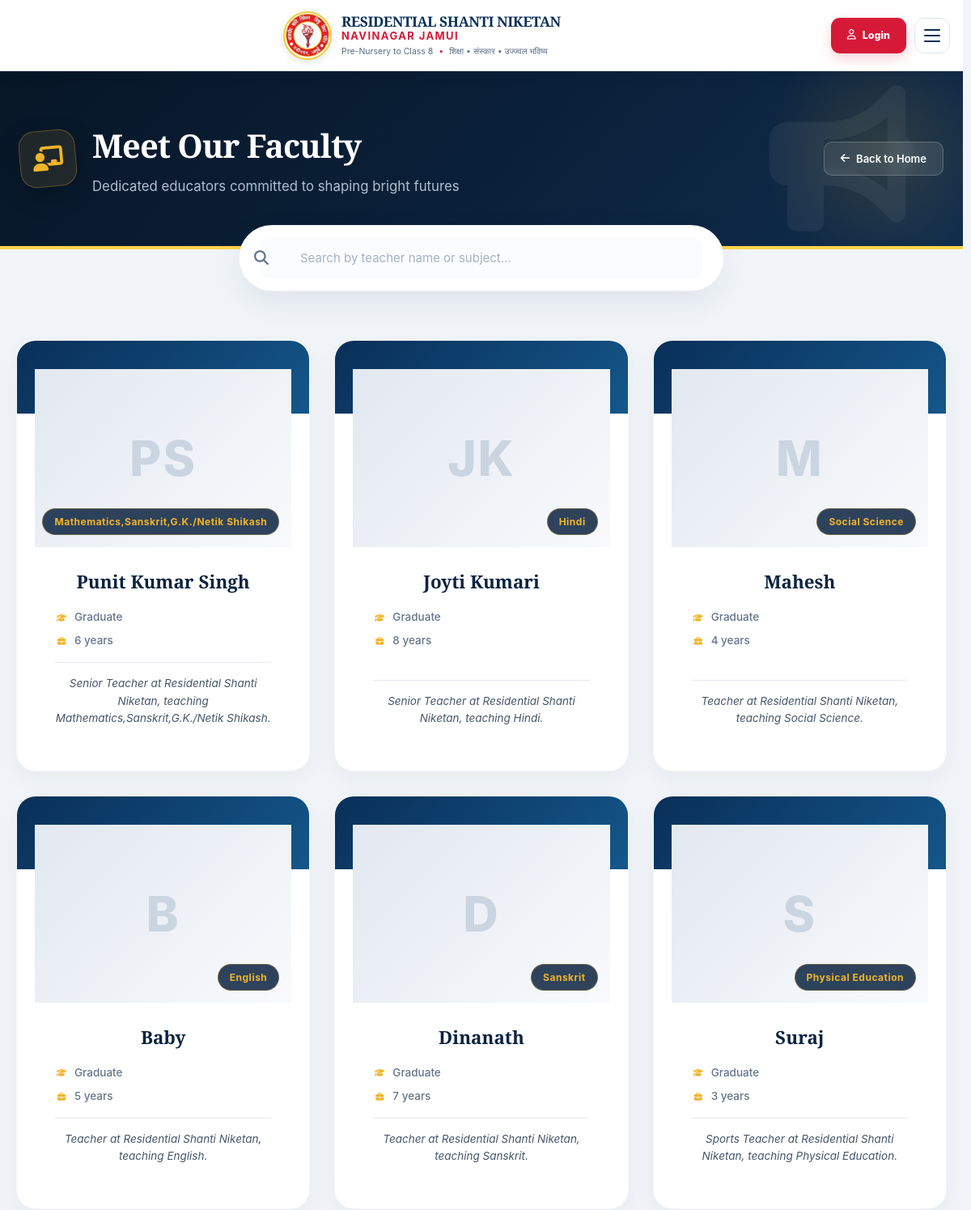
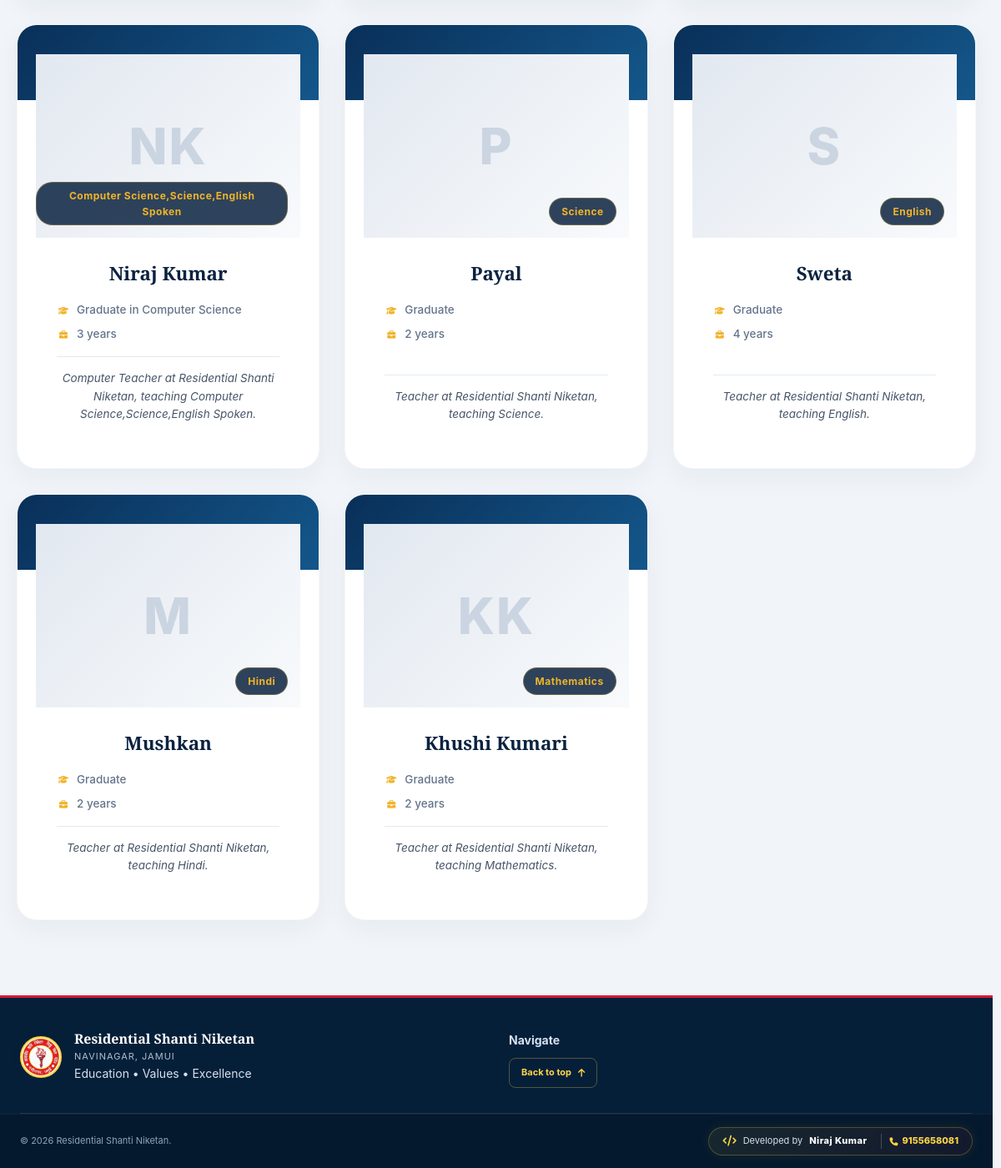
Screenshot of /faculty with the database file from the repository (2 pictures, top to bottom).
### tables this page shows
CREATE TABLE faculty (
            id INTEGER PRIMARY KEY AUTOINCREMENT, user_id INTEGER, name TEXT NOT NULL,
            subject TEXT NOT NULL, qualification TEXT, experience TEXT,
            photo_url TEXT, bio TEXT, display_order INTEGER DEFAULT 0,
            created_at TEXT NOT NULL DEFAULT CURRENT_TIMESTAMP);

### app.py (the view)
@app.route('/faculty')
def faculty_page():
    faculty_list = get_combined_faculty()
    return render_template('faculty.html', faculty=faculty_list)

### app.py (called while the page is built, shortened)
def get_db():
    if 'db' not in g:
        g.db = sqlite3.connect(DB_PATH, timeout=15)
        g.db.row_factory = sqlite3.Row
        g.db.execute('PRAGMA foreign_keys = ON')
        g.db.execute('PRAGMA busy_timeout = 15000')
    return g.db

def get_combined_faculty():
    db = get_db()
    teachers = db.execute(
        "SELECT id, name, subject, qualification, experience, photo_url FROM users "
        "WHERE role='teacher' AND is_active = 1"
    ).fetchall()
    for t in teachers:
        existing = db.execute(
            'SELECT id FROM faculty WHERE user_id = ?', (t['id'],)
        ).fetchone()
        if existing:
            continue
    db.commit()
    rows = db.execute(
        'SELECT id, user_id, name, subject, qualification, experience, '
        'photo_url, bio, display_order FROM faculty ORDER BY display_order, id'
    ).fetchall()
    return [dict(r) for r in rows]

@app.context_processor
def inject_admin_sidebar_counts():
    if not session.get('user_id') or session.get('user_role') not in ('admin', 'administrator'):
        return {}

@app.context_processor
def inject_exam_pending_counts():
    default = {
        'pending_exam_submissions': 0,
        'pending_exam_marks': 0,
        'total_question_papers': 0,
        'my_question_papers': 0,
    }
    if not session.get('user_id'):
        return default

@app.before_request
def sync_session_user_info():
    if session.get('user_id'):
        user = get_db().execute(
            'SELECT id, photo_url, name, role, is_active FROM users WHERE id = ?',
            (session['user_id'],)
        ).fetchone()
        if not user or not user['is_active']:
            session.clear()
            return None
        session['photo_url'] = user['photo_url']
        session['user_name'] = user['name']
        session['user_role'] = user['role']

@app.before_request
def basic_csrf_origin_guard():
    if request.method not in {'POST', 'PUT', 'PATCH', 'DELETE'}:
        return None

### templates/faculty.html (shortened to what this page needs)
<!DOCTYPE html>
<html lang="en">
<head>
    <link rel="stylesheet" href="https://cdnjs.cloudflare.com/ajax/libs/font-awesome/6.5.2/css/all.min.css">
    <link rel="stylesheet" href="{{ url_for('static', filename='css/style.css') }}">
</head>
<body>
    <header class="site-header">
        <div class="header-inner">
            <a class="brand" href="{{ url_for('home') }}">
                <a href="{{ url_for('home') }}" class="brand-mark">
                    <img src="{{ url_for('static', filename='images/school_logo.png') }}" alt="Logo" class="school_logo">
                </a>
                <span class="brand-copy">
                    <strong>RESIDENTIAL SHANTI NIKETAN</strong>
                    <b>NAVINAGAR JAMUI</b>
                    <small>Pre-Nursery to Class 8 <i>•</i> शिक्षा • संस्कार • उज्ज्वल भविष्य</small>
                </span>
            </a>
            <div class="header-actions">
                {% if session.get('user_id') %}
                <div class="user-profile">
                    <a href="{{ url_for('user_dashboard') }}" class="user-avatar-btn"
                       title="{{ session['user_name'] }} — open dashboard">
                        {% if session.get('photo_url') %}
                        <div class="user-avatar has-photo">
                            <img src="{{ session['photo_url'] }}" alt="{{ session['user_name'] }}">
                        </div>
                        {% else %}
                        <div class="user-avatar">
                            {{ session['user_name'].split()[0][0] | upper }}{{ session['user_name'].split()[-1][0] | upper if session['user_name'].split()|length > 1 else '' }}
                        </div>
                        {% endif %}
                    </a>
                </div>
                {% else %}
                <a class="login-btn" href="{{ url_for('login_page') }}"><i class="fa-regular fa-user"></i><span>Login</span></a>
                {% endif %}
                <button class="menu-toggle" id="menuToggle"><span></span><span></span><span></span></button>
            </div>
        </div>
    </header>
    <main>
        <section class="page-hero">
            <div class="wrap">
                <div class="page-hero-inner">
                    <div class="page-hero-icon"><i class="fa-solid fa-chalkboard-user"></i></div>
                    <div>
                        <h1>Meet Our Faculty</h1>
                        <p>Dedicated educators committed to shaping bright futures</p>
                    </div>
                    <a href="{{ url_for('home') }}" class="btn-back-home">
                        <i class="fa-solid fa-arrow-left"></i> Back to Home
                    </a>
                </div>
            </div>
        </section>
        <div class="search-wrap">
            <div class="search-box">
                <i class="fa-solid fa-search"></i>
                <input type="text" id="facultySearch" placeholder="Search by teacher name or subject...">
            </div>
        </div>
        <section class="faculty-page-content">
            <div class="faculty-grid" id="facultyGrid">
                {% for f in faculty %}
                <div class="faculty-card" data-search="{{ f.name | lower }} {{ f.subject | lower }}">
                    <div class="faculty-avatar-wrap">
                        {% if f.photo_url %}
                        <img src="{{ f.photo_url }}" alt="{{ f.name }}">
                        {% else %}
                        <div class="faculty-initials">
                            {{ f.name.split()[0][0] }}{{ f.name.split()[-1][0] if f.name.split()|length > 1 else '' }}
                        </div>
                        {% endif %}
                        <span class="faculty-subject-badge">{{ f.subject }}</span>
                    </div>
                    <div class="faculty-info">
                        <h3>{{ f.name }}</h3>
                        <div class="faculty-meta">
                            {% if f.qualification %}<span><i class="fa-solid fa-graduation-cap"></i> {{ f.qualification }}</span>{% endif %}
                            {% if f.experience %}<span><i class="fa-solid fa-briefcase"></i> {{ f.experience }}</span>{% endif %}
                        </div>
                        {% if f.bio %}<p class="faculty-bio">{{ f.bio }}</p>{% endif %}
                    </div>
                </div>
                {% else %}
                <div class="empty-state">
                    <i class="fa-solid fa-chalkboard-user"></i>
                    <h3>No Faculty Members Found</h3>
                    <p>Faculty details will be updated soon.</p>
                </div>
                {% endfor %}
            </div>
        </section>
    </main>
    <footer class="site-footer">
        <div class="wrap footer-inner">
            <div class="footer-brand-col">
                <a class="footer-brand" href="{{ url_for('home') }}">
                    <span class="brand-mark small-mark">
                        <img src="{{ url_for('static', filename='images/school_logo.png') }}" class="school_logo" alt="Logo">
                    </span>
                    <span class="footer-brand-copy">
                        <strong>Residential Shanti Niketan</strong>
                        <small>Navinagar, Jamui</small>
                        <span class="footer-tagline">Education • Values • Excellence</span>
                    </span>
                </a>
            </div>
            <div class="footer-contact-col">
                <h4>Navigate</h4>
                <a class="back-top" href="#top">Back to top <i class="fa-solid fa-arrow-up"></i></a>
            </div>
        </div>
        <div class="footer-bottom">
            <p class="copyright-text">© <span id="year"></span> Residential Shanti Niketan.</p>
            <div class="developer-credit">
                <span class="dev-badge"><i class="fa-solid fa-code"></i> Developed by <strong>Niraj Kumar</strong>
                    <a href="tel:9155658081" class="dev-contact"><i class="fa-solid fa-phone"></i> 9155658081</a>
                </span>
            </div>
        </div>
    </footer>
</body>
</html>

### templates/faculty.html (style rules this page uses)
:root { --f-navy: #0b2340; --f-gold: #f0b429; --f-muted: #64748b; }
.site-header { background: rgba(255,255,255,0.95); backdrop-filter: blur(12px); box-shadow: 0 4px 20px rgba(11, 35, 64, 0.05); position: sticky; top: 0; z-index: 1000; }
.page-hero { background: linear-gradient(135deg, #071627 0%, #0a2038 50%, #0f2c4d 100%); padding: 60px 0; color: #fff; position: relative; overflow: hidden; }
.page-hero::before { content: ''; position: absolute; top: -50px; right: -50px; width: 300px; height: 300px; background: radial-gradient(circle, rgba(240,180,41,0.15) 0%, transparent 70%); border-radius: 50%; }
.page-hero-inner { display: flex; align-items: center; gap: 20px; flex-wrap: wrap; position: relative; z-index: 2; }
.page-hero-icon { width: 70px; height: 70px; display: grid; place-items: center; border-radius: 20px; background: rgba(240,180,41,0.1); border: 1px solid rgba(240,180,41,0.3); color: var(--f-gold); font-size: 30px; box-shadow: 0 10px 30px rgba(0,0,0,0.2); }
.page-hero h1 { font-family: 'Playfair Display', serif; font-size: 2.5rem; margin: 0 0 5px; font-weight: 800; }
.page-hero p { color: #aebfd0; font-size: 1.05rem; margin: 0; }
.btn-back-home { margin-left: auto; display: inline-flex; align-items: center; gap: 8px; padding: 10px 20px; border-radius: 10px; background: rgba(255,255,255,0.1); color: #fff; text-decoration: none; font-weight: 600; border: 1px solid rgba(255,255,255,0.2); transition: all 0.3s ease; }
.search-wrap { margin-top: -30px; position: relative; z-index: 10; display: flex; justify-content: center; padding: 0 20px; }
.search-box { display: flex; align-items: center; background: #fff; padding: 15px 25px; border-radius: 50px; box-shadow: 0 15px 40px rgba(11, 35, 64, 0.08); width: 100%; max-width: 600px; border: 1px solid rgba(0,0,0,0.05); transition: all 0.3s ease; }
.search-box i { color: var(--f-muted); font-size: 18px; margin-right: 15px; }
.search-box input { border: none; outline: none; width: 100%; font-size: 15px; font-family: inherit; color: var(--f-navy); }
.faculty-page-content { padding: 60px 20px 90px; max-width: 1200px; margin: 0 auto; }
.faculty-grid { display: grid; grid-template-columns: repeat(auto-fill, minmax(320px, 1fr)); gap: 30px; }
.faculty-card { background: #fff; border-radius: 24px; overflow: hidden; position: relative; box-shadow: 0 10px 30px rgba(11, 35, 64, 0.05); border: 1px solid rgba(0,0,0,0.03); transition: all 0.4s cubic-bezier(0.2, 0.8, 0.2, 1); display: flex; flex-direction: column; }
.faculty-avatar-wrap { position: relative; height: 220px; background: #f1f5f9; overflow: hidden; display: flex; align-items: center; justify-content: center; }
.faculty-initials { font-size: 60px; font-weight: 800; color: #cbd5e1; letter-spacing: 2px; background: linear-gradient(135deg, #e2e8f0, #f8fafc); width: 100%; height: 100%; display: grid; place-items: center; }
.faculty-subject-badge { position: absolute; bottom: 15px; right: 15px; background: rgba(11, 35, 64, 0.85); color: var(--f-gold); padding: 6px 14px; border-radius: 20px; font-size: 12px; font-weight: 700; letter-spacing: 0.5px; backdrop-filter: blur(4px); border: 1px solid rgba(240,180,41,0.3); }
.faculty-info { padding: 25px; flex: 1; display: flex; flex-direction: column; }
.faculty-info h3 { font-family: 'Playfair Display', serif; font-size: 1.4rem; color: var(--f-navy); margin: 0 0 15px; }
.faculty-meta { display: flex; flex-direction: column; gap: 8px; margin-bottom: 15px; }
.faculty-meta span { font-size: 13.5px; color: var(--f-muted); display: flex; align-items: center; gap: 8px; font-weight: 500; }
.faculty-meta span i { color: var(--f-gold); width: 16px; text-align: center; }
.faculty-bio { font-size: 13.5px; line-height: 1.6; color: #475569; margin: 0; border-top: 1px solid #e2e8f0; padding-top: 15px; margin-top: auto; }

### rows the page displays
faculty: name "P", name.split|length "S", subject "Mathematics,Sanskrit,G.K./Netik Shikash", name "Punit Kumar Singh", qualification "Graduate", experience "6 years", bio "Senior Teacher at Residential Shanti Niketan, teaching Mathematics,Sanskrit,G.K./Netik Shikash."
faculty: name "J", name.split|length "K", subject "Hindi", name "Joyti Kumari", qualification "Graduate", experience "8 years", bio "Senior Teacher at Residential Shanti Niketan, teaching Hindi."
faculty: name "M", subject "Social Science", name "Mahesh", qualification "Graduate", experience "4 years", bio "Teacher at Residential Shanti Niketan, teaching Social Science."
faculty: name "B", subject "English", name "Baby", qualification "Graduate", experience "5 years", bio "Teacher at Residential Shanti Niketan, teaching English."
faculty: name "D", subject "Sanskrit", name "Dinanath", qualification "Graduate", experience "7 years", bio "Teacher at Residential Shanti Niketan, teaching Sanskrit."
faculty: name "S", subject "Physical Education", name "Suraj", qualification "Graduate", experience "3 years", bio "Sports Teacher at Residential Shanti Niketan, teaching Physical Education."
faculty: name "N", name.split|length "K", subject "Computer Science,Science,English Spoken", name "Niraj Kumar", qualification "Graduate in Computer Science", experience "3 years", bio "Computer Teacher at Residential Shanti Niketan, teaching Computer Science,Science,English Spoken."
faculty: name "P", subject "Science", name "Payal", qualification "Graduate", experience "2 years", bio "Teacher at Residential Shanti Niketan, teaching Science."
faculty: name "S", subject "English", name "Sweta", qualification "Graduate", experience "4 years", bio "Teacher at Residential Shanti Niketan, teaching English."
faculty: name "M", subject "Hindi", name "Mushkan", qualification "Graduate", experience "2 years", bio "Teacher at Residential Shanti Niketan, teaching Hindi."
faculty: name "K", name.split|length "K", subject "Mathematics", name "Khushi Kumari", qualification "Graduate", experience "2 years", bio "Teacher at Residential Shanti Niketan, teaching Mathematics."
